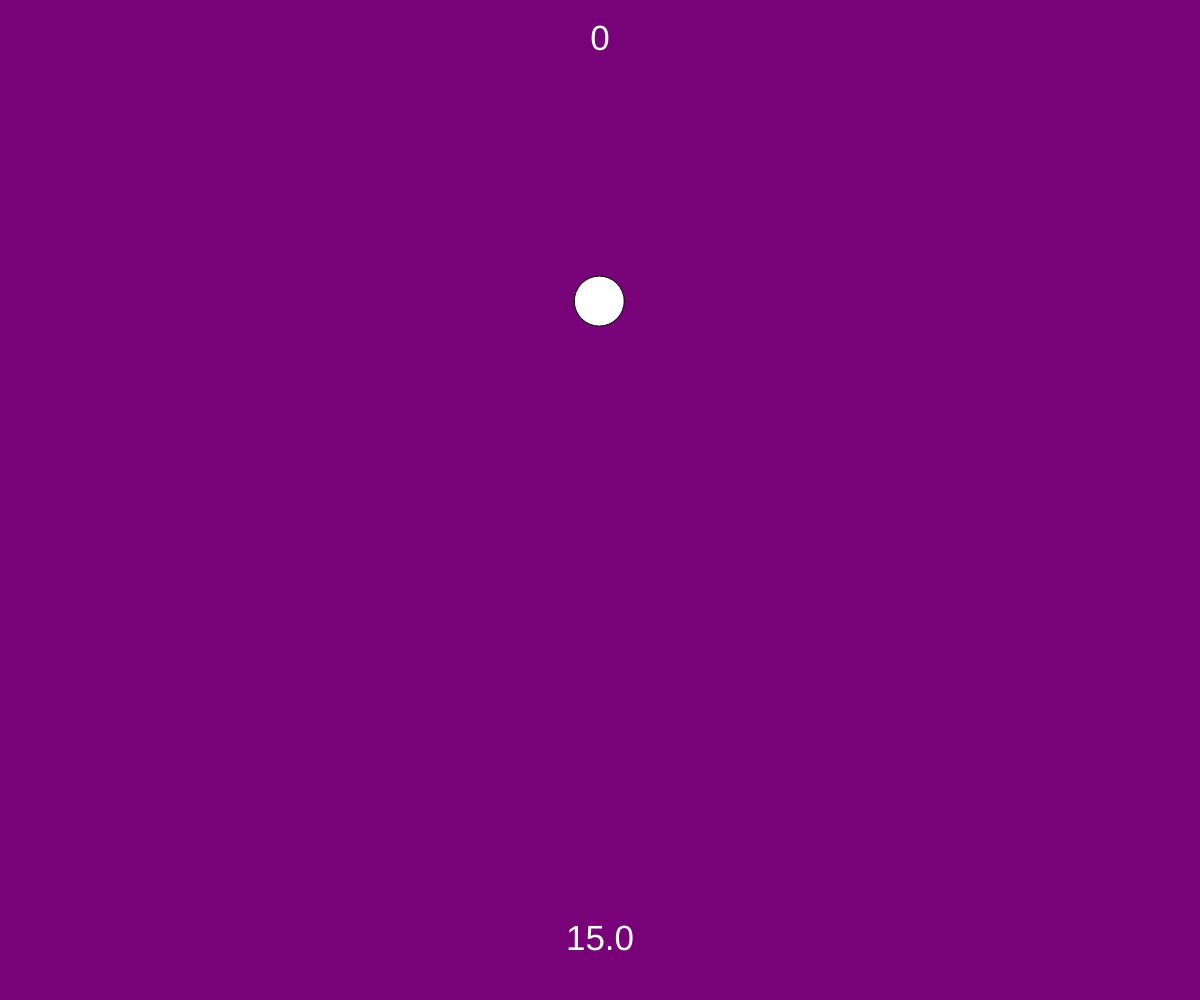
Frame 1 (no input)
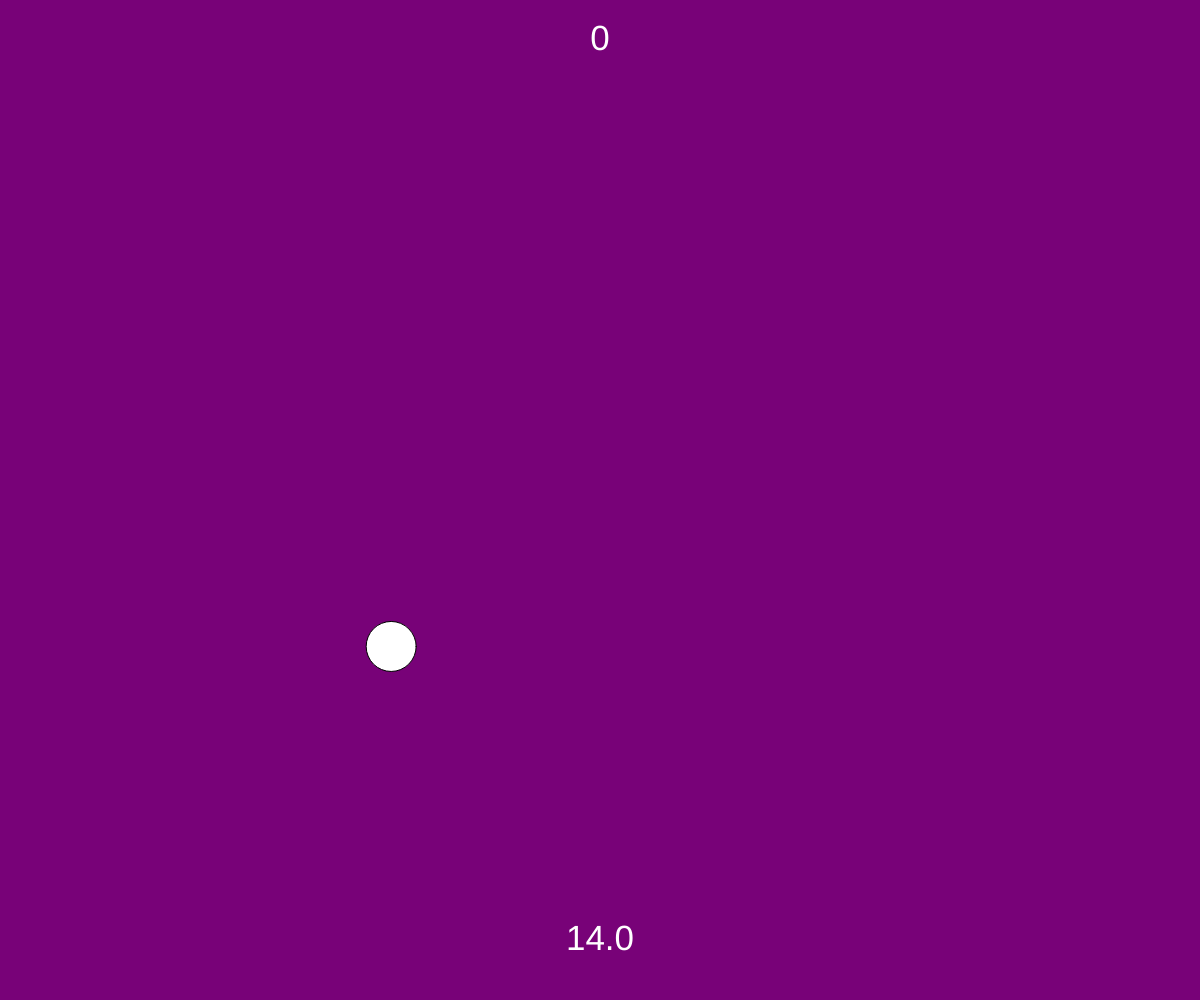
Frame 60 (no input)
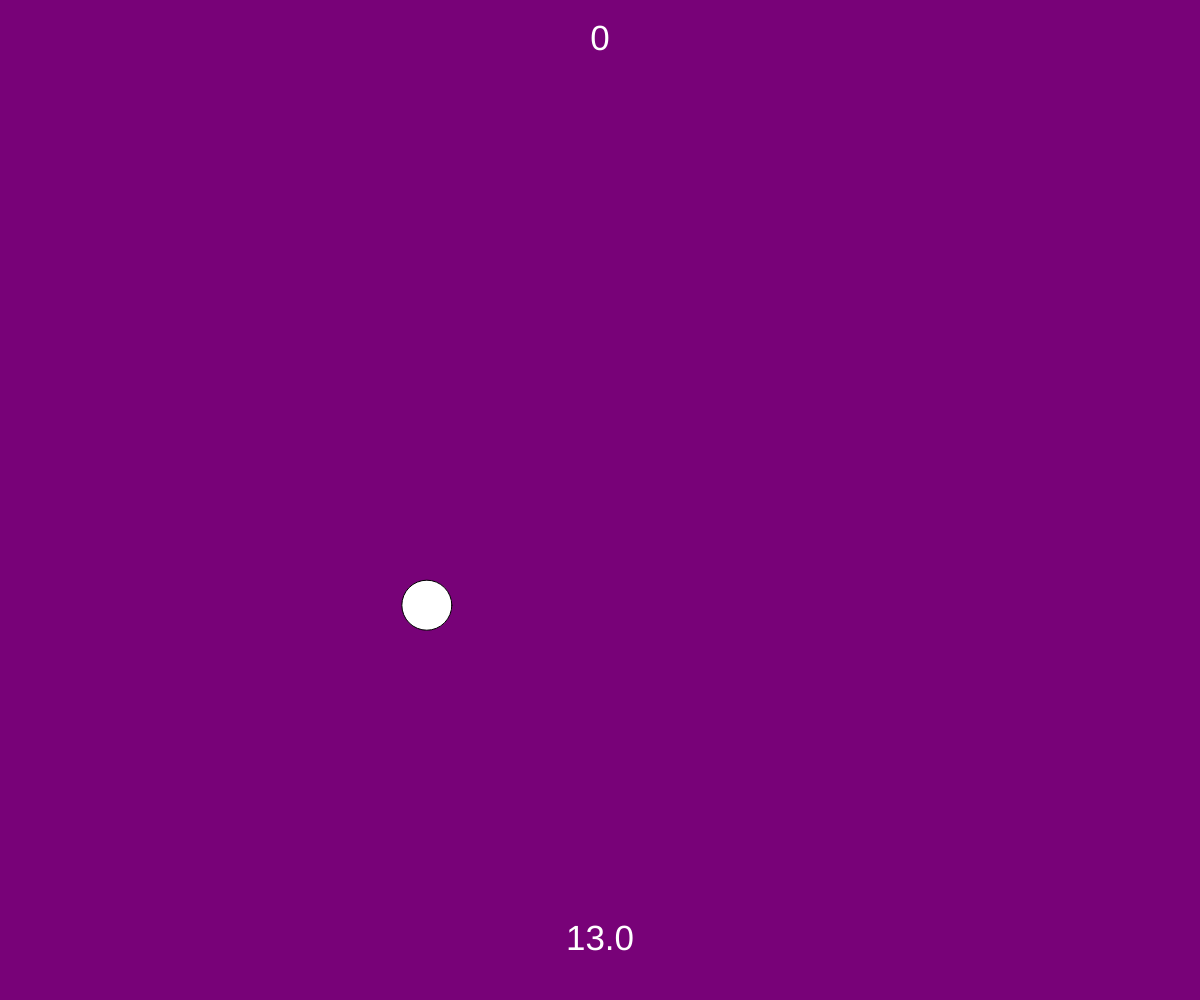
Frame 120 (the mouse pressed at the canvas centre since frame 60)

The p5.js sketch that drew these frames (run headless with seeded random() and noise() and a simulated clock; from frame 60 on, the mouse is pressed at the canvas centre):

// p5.js sketch
// ── sketch.js
let score = 0
const maxTime = 15


function setup() {
    createCanvas(windowWidth, windowHeight)
}
function draw() {
    background(120, 2, 120)
    let sec = frameCount / 60
    let x = noise((frameCount+score)/100, 354) * width
    let y = noise((frameCount+score)/100, 350) * height
    const hover = dist(x, y, mouseX, mouseY)
    if(hover < 25) {
        fill(255, 255, 0)
        score += 1
    }
    else {
        fill(255, 255, 255)
    }
    if(sec > maxTime) {
        noLoop()
    }
    textSize(35)
    textAlign(CENTER)
    text(score, width/2, 50)
    text(abs(maxTime - sec).toFixed(1), width/2, height-50)
    ellipse(x, y, 50, 50)
}
